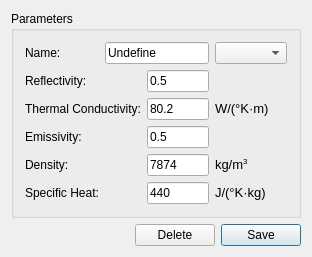
<?xml version="1.0" encoding="UTF-8"?>
<ui version="4.0">
 <class>Material_EditClass</class>
 <widget class="QDialog" name="Material_EditClass">
  <property name="geometry">
   <rect>
    <x>0</x>
    <y>0</y>
    <width>312</width>
    <height>250</height>
   </rect>
  </property>
  <property name="windowTitle">
   <string>Material_Edit</string>
  </property>
  <layout class="QGridLayout" name="gridLayout_2">
   <item row="1" column="0">
    <spacer name="horizontalSpacer">
     <property name="orientation">
      <enum>Qt::Horizontal</enum>
     </property>
     <property name="sizeHint" stdset="0">
      <size>
       <width>210</width>
       <height>20</height>
      </size>
     </property>
    </spacer>
   </item>
   <item row="1" column="2">
    <widget class="QPushButton" name="pushButton">
     <property name="text">
      <string>Save</string>
     </property>
    </widget>
   </item>
   <item row="0" column="0" colspan="3">
    <widget class="QGroupBox" name="groupBox">
     <property name="enabled">
      <bool>true</bool>
     </property>
     <property name="title">
      <string>Parameters</string>
     </property>
     <property name="flat">
      <bool>false</bool>
     </property>
     <property name="checkable">
      <bool>false</bool>
     </property>
     <layout class="QGridLayout" name="gridLayout_3">
      <item row="0" column="0">
       <layout class="QGridLayout" name="gridLayout">
        <item row="0" column="0">
         <widget class="QLabel" name="label">
          <property name="text">
           <string>Name:</string>
          </property>
         </widget>
        </item>
        <item row="1" column="0">
         <widget class="QLabel" name="label_3">
          <property name="text">
           <string>Reflectivity:</string>
          </property>
         </widget>
        </item>
        <item row="2" column="0" colspan="2">
         <widget class="QLabel" name="label_4">
          <property name="text">
           <string>Thermal Conductivity:</string>
          </property>
         </widget>
        </item>
        <item row="2" column="2">
         <widget class="QLineEdit" name="lineEdit_TC">
          <property name="text">
           <string>80.2</string>
          </property>
         </widget>
        </item>
        <item row="2" column="3">
         <widget class="QLabel" name="label_8">
          <property name="text">
           <string>&lt;html&gt;&lt;head/&gt;&lt;body&gt;&lt;p&gt;&lt;span style=&quot; font-size:10pt;&quot;&gt;W/(°K·m)&lt;/span&gt;&lt;/p&gt;&lt;/body&gt;&lt;/html&gt;</string>
          </property>
         </widget>
        </item>
        <item row="3" column="0">
         <widget class="QLabel" name="label_5">
          <property name="text">
           <string>Emissivity:</string>
          </property>
         </widget>
        </item>
        <item row="3" column="2">
         <widget class="QLineEdit" name="lineEdit_Emi">
          <property name="text">
           <string>0.5</string>
          </property>
         </widget>
        </item>
        <item row="4" column="0">
         <widget class="QLabel" name="label_6">
          <property name="text">
           <string>Density:</string>
          </property>
         </widget>
        </item>
        <item row="4" column="2">
         <widget class="QLineEdit" name="lineEdit_Den">
          <property name="text">
           <string>7874</string>
          </property>
         </widget>
        </item>
        <item row="4" column="3">
         <widget class="QLabel" name="label_9">
          <property name="text">
           <string>&lt;html&gt;&lt;head/&gt;&lt;body&gt;&lt;p&gt;&lt;span style=&quot; font-size:10pt;&quot;&gt;kg/m&lt;/span&gt;&lt;span style=&quot; font-size:10pt; vertical-align:super;&quot;&gt;3&lt;/span&gt;&lt;/p&gt;&lt;/body&gt;&lt;/html&gt;</string>
          </property>
         </widget>
        </item>
        <item row="5" column="0">
         <widget class="QLabel" name="label_7">
          <property name="text">
           <string>Specific Heat:</string>
          </property>
         </widget>
        </item>
        <item row="5" column="2">
         <widget class="QLineEdit" name="lineEdit_SH">
          <property name="text">
           <string>440</string>
          </property>
         </widget>
        </item>
        <item row="5" column="3">
         <widget class="QLabel" name="label_10">
          <property name="text">
           <string>&lt;html&gt;&lt;head/&gt;&lt;body&gt;&lt;p&gt;&lt;span style=&quot; font-size:10pt;&quot;&gt;J/(°K·kg)&lt;/span&gt;&lt;/p&gt;&lt;/body&gt;&lt;/html&gt;</string>
          </property>
         </widget>
        </item>
        <item row="1" column="2">
         <widget class="QLineEdit" name="lineEdit_Ref">
          <property name="text">
           <string>0.5</string>
          </property>
         </widget>
        </item>
        <item row="0" column="1" colspan="2">
         <widget class="QLineEdit" name="lineEdit_Name">
          <property name="text">
           <string>Undefine</string>
          </property>
         </widget>
        </item>
        <item row="0" column="3">
         <widget class="QComboBox" name="comboBox"/>
        </item>
       </layout>
      </item>
     </layout>
    </widget>
   </item>
   <item row="1" column="1">
    <widget class="QPushButton" name="pushButton_del">
     <property name="text">
      <string>Delete</string>
     </property>
    </widget>
   </item>
  </layout>
 </widget>
 <layoutdefault spacing="6" margin="11"/>
 <resources>
  <include location="material_edit.qrc"/>
 </resources>
 <connections/>
</ui>
